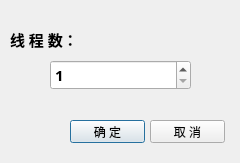
<?xml version="1.0" encoding="UTF-8"?>
<ui version="4.0">
 <class>SpinNumber_Dialog</class>
 <widget class="QDialog" name="SpinNumber_Dialog">
  <property name="geometry">
   <rect>
    <x>0</x>
    <y>0</y>
    <width>240</width>
    <height>163</height>
   </rect>
  </property>
  <property name="windowTitle">
   <string>Dialog</string>
  </property>
  <widget class="QPushButton" name="assignPushButton">
   <property name="geometry">
    <rect>
     <x>70</x>
     <y>120</y>
     <width>75</width>
     <height>23</height>
    </rect>
   </property>
   <property name="text">
    <string>确 定</string>
   </property>
  </widget>
  <widget class="QPushButton" name="cancelPushButton">
   <property name="geometry">
    <rect>
     <x>150</x>
     <y>120</y>
     <width>75</width>
     <height>23</height>
    </rect>
   </property>
   <property name="text">
    <string>取 消</string>
   </property>
  </widget>
  <widget class="QSpinBox" name="numSpinBox">
   <property name="geometry">
    <rect>
     <x>50</x>
     <y>60</y>
     <width>141</width>
     <height>30</height>
    </rect>
   </property>
   <property name="minimumSize">
    <size>
     <width>60</width>
     <height>30</height>
    </size>
   </property>
   <property name="font">
    <font>
     <family>微软雅黑</family>
     <pointsize>11</pointsize>
     <weight>75</weight>
     <bold>true</bold>
    </font>
   </property>
   <property name="minimum">
    <number>1</number>
   </property>
   <property name="maximum">
    <number>100000000</number>
   </property>
  </widget>
  <widget class="QLabel" name="numLabel">
   <property name="geometry">
    <rect>
     <x>10</x>
     <y>30</y>
     <width>211</width>
     <height>18</height>
    </rect>
   </property>
   <property name="font">
    <font>
     <family>微软雅黑</family>
     <pointsize>11</pointsize>
     <weight>75</weight>
     <bold>true</bold>
     <kerning>true</kerning>
    </font>
   </property>
   <property name="text">
    <string>线 程 数：</string>
   </property>
  </widget>
 </widget>
 <resources/>
 <connections/>
</ui>
